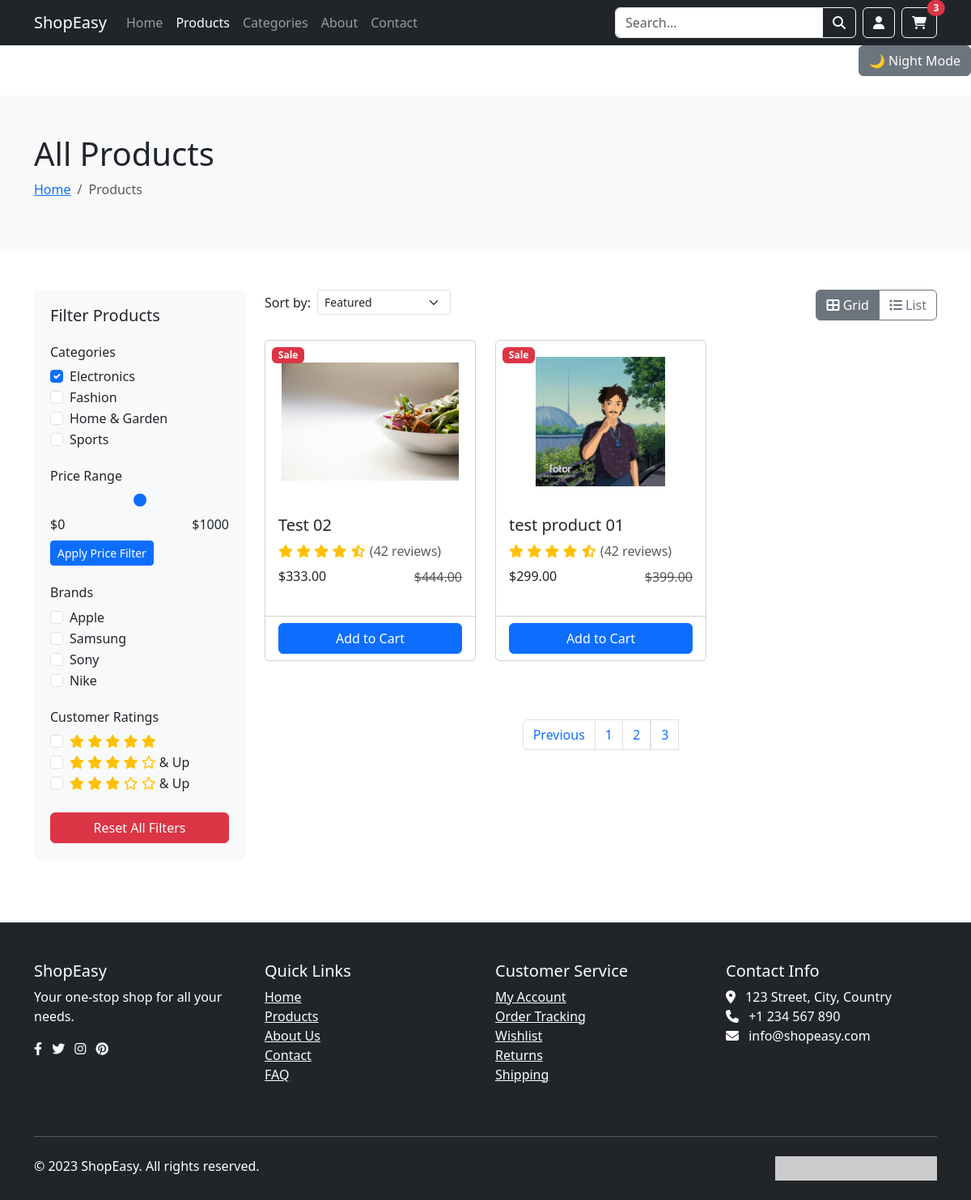
Page /shop/?page=3 on the earlier database version.
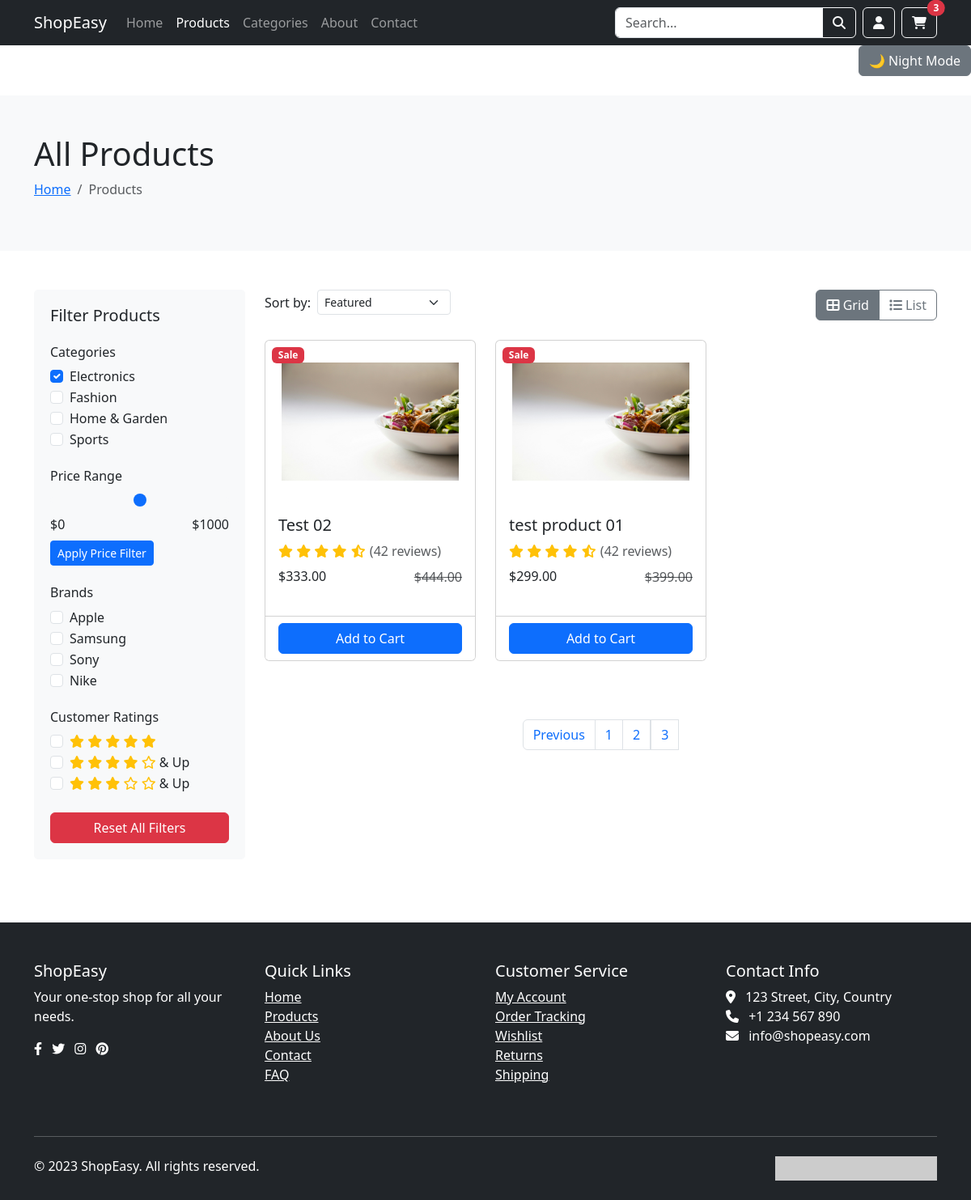
Same page on the later database version.
### core/models.py (models this page shows, shortened)
class Product(models.Model):
    title = models.CharField(max_length=200)
    description = models.TextField()
    price = models.DecimalField(max_digits=10, decimal_places=2)
    discount_price = models.DecimalField(max_digits=10, decimal_places=2, null=True, blank=True)
    image = models.ImageField(upload_to='products/', null=True, blank=True)
    created_at = models.DateTimeField(auto_now_add=True)
    updated_at = models.DateTimeField(auto_now=True)
    is_featured = models.BooleanField(default=False)
    is_active = models.BooleanField(default=True)
    stock = models.PositiveIntegerField(default=0)
    sku = models.CharField(max_length=200, unique=True)
    slug = models.SlugField(unique=True)
    category = models.ForeignKey('Category', on_delete=models.CASCADE, related_name='products')

### core/views.py (the view)
# urls.py: path("shop/", views.shop, name="shop"),
def shop(request):
    products = Product.objects.all().order_by('-created_at')
    categories = Category.objects.all()
    paginator = Paginator(products, 6)  # Show 6 products per page
    page_number = request.GET.get('page')
    try:
        products = paginator.get_page(page_number)
    except PageNotAnInteger:
        products = paginator.page(1)
    except EmptyPage:
        products = paginator.page(paginator.num_pages)
    context = {
        'products': products,
        'categories': categories,
    }
    return render(request, "core/shop.html", context)

### core/templates/core/shop.html (shortened to what the changed rows need)
{% extends "core/base.html" %}
{% block content %}
    <section class="py-5 bg-light">
        <div class="container">
            <div class="row">
                <div class="col-12">
                    <h1>All Products</h1>
                </div>
            </div>
        </div>
    </section>
    <section class="py-5">
        <div class="container">
            <div class="row">
                <div class="col-lg-9">
                    <div class="row" id="productsContainer">
                        {% for p in products %}
                        <div class="col-md-6 col-lg-4 mb-4">
                            <div class="card product-card h-100">
                                <span class="badge bg-danger position-absolute top-0 start-0 m-2">Sale</span>
                                <img src="{{p.image.url}}" class="card-img-top" alt="{{p.slug}}">
                                <div class="card-body">
                                    <h5 class="card-title"><a href="{% url 'core:view_product' p.slug%}" class="text-dark text-decoration-none">{{p.title}}</a></h5>
                                    <div class="mb-2">
                                        <span class="text-warning">
                                            <i class="fas fa-star"></i>
                                            <i class="fas fa-star"></i>
                                            <i class="fas fa-star"></i>
                                            <i class="fas fa-star"></i>
                                            <i class="fas fa-star-half-alt"></i>
                                        </span>
                                        <span class="text-muted">(42 reviews)</span>
                                    </div>
                                    <div class="d-flex justify-content-between align-items-center">
                                        <h6 class="mb-0">${{p.discount_price}}</h6>
                                        <del class="text-muted">${{p.price}}</del>
                                    </div>
                                </div>
                                <div class="card-footer bg-white">
                                    <button class="btn btn-primary w-100">Add to Cart</button>
                                </div>
                            </div>
                        </div>
                        {% endfor %}
                    </div>
                </div>
            </div>
        </div>
    </section>
{% endblock %}

Differences in the rows shown:
changed Product "test product 01": image: a different picture
